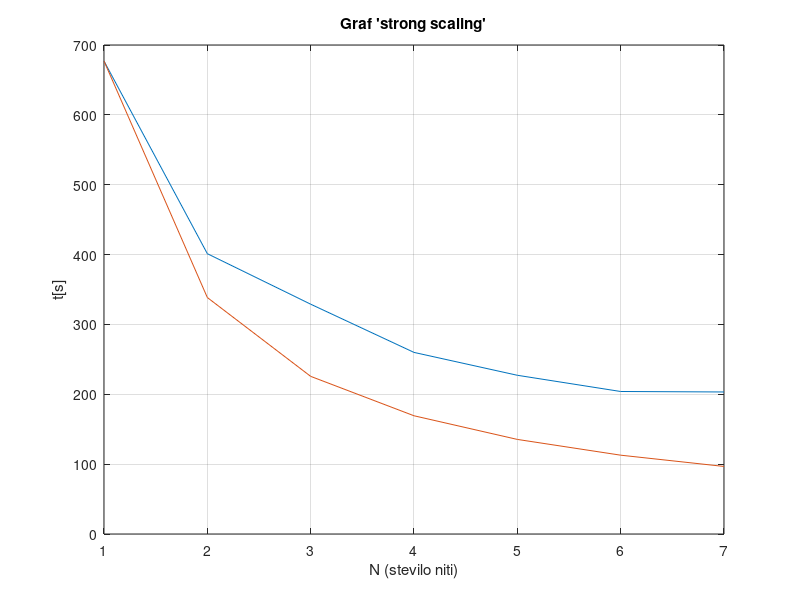

Here is the MATLAB script that generated this plot:
clc;
clear all;

strong_scaling_time = [
1, 677.013204;
2, 401.265077;
3, 328.981320;
4, 259.952736;
5, 227.214689;
6, 204.000442;
7, 203.314041]

strong_scaling_ideal = strong_scaling_time;

strong_scaling_ideal(2, 2) = strong_scaling_ideal(1, 2)/2;
strong_scaling_ideal(3, 2) = strong_scaling_ideal(1, 2)/3;
strong_scaling_ideal(4, 2) = strong_scaling_ideal(1, 2)/4;
strong_scaling_ideal(5, 2) = strong_scaling_ideal(1, 2)/5;
strong_scaling_ideal(6, 2) = strong_scaling_ideal(1, 2)/6;
strong_scaling_ideal(7, 2) = strong_scaling_ideal(1, 2)/7;

N_threads = strong_scaling_time(:, 1);
time = strong_scaling_time(:, 2);
ideal_time = strong_scaling_ideal(:, 2);

plot(N_threads, time)
hold on;
plot(N_threads, ideal_time)
xlabel("N (stevilo niti)")
ylabel("t[s]")
title("Graf 'strong scaling'")
grid on;